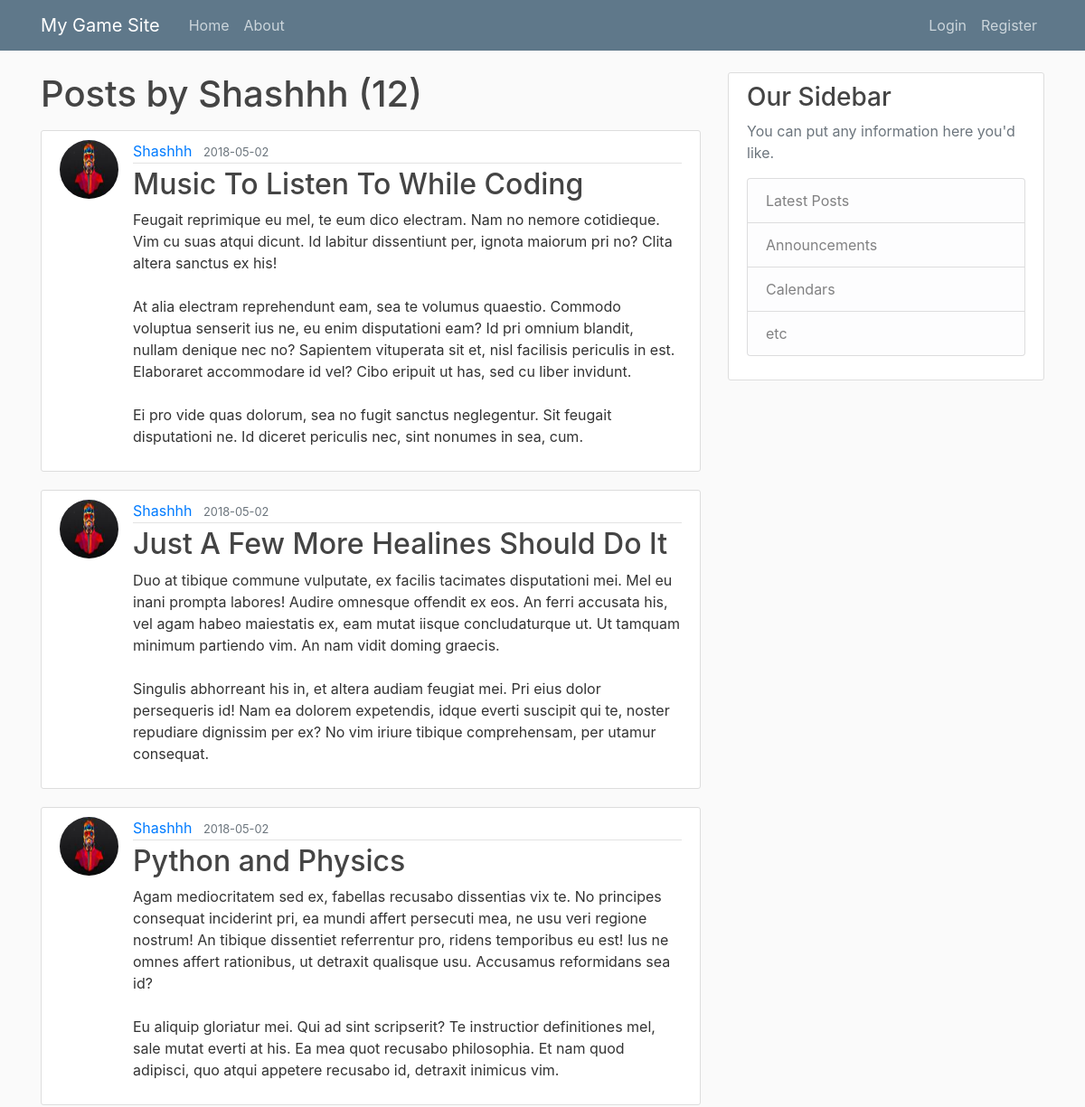
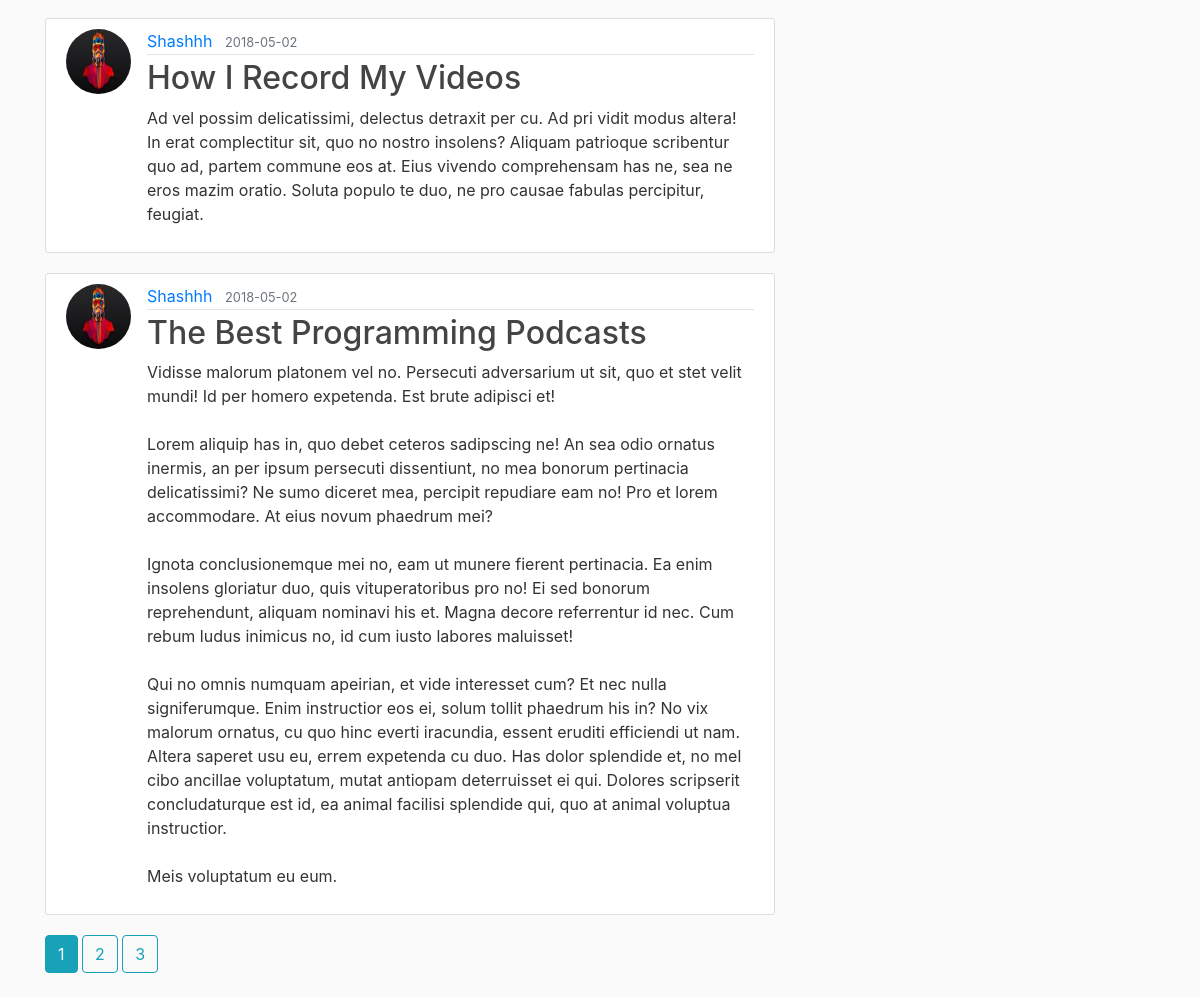
/user/Shashhh, run on the app's committed database (2 pictures, top to bottom).
### mygamesite/models.py (models this page shows, shortened)
class User(db.Model, UserMixin):
    id = db.Column(db.Integer, primary_key=True)
    username = db.Column(db.String(20), unique=True, nullable=False)
    email = db.Column(db.String(120), unique=True, nullable=False)
    image_file = db.Column(db.String(20), nullable=False, default='default.jpg')
    password = db.Column(db.String(60), nullable=False)
    posts = db.relationship('Post', backref='author', lazy=True)

class Post(db.Model):
    id = db.Column(db.Integer, primary_key=True)
    title = db.Column(db.String(100), nullable=False)
    date_posted = db.Column(db.DateTime, nullable=False, default=datetime.utcnow)
    content = db.Column(db.Text, nullable=False)
    user_id = db.Column(db.Integer, db.ForeignKey('user.id'), nullable=False)

### mygamesite/routes.py (the view)
@app.route("/user/<string:username>")
def user_posts(username):
    page = request.args.get('page', 1, type=int)
    user = User.query.filter_by(username=username).first_or_404()
    posts = Post.query.filter_by(author=user)\
        .order_by(Post.date_posted.desc())\
        .paginate(page=page, per_page=5)
    return render_template('user_posts.html', posts=posts, user=user)

### mygamesite/templates/user_posts.html
{% extends "layout.html" %}
{% block content %}
    <h1 class="mb-3">Posts by {{ user.username }} ({{ posts.total }})</h1>
    {% for post in posts.items %}
        <article class="media content-section">
          <img class="rounded-circle article-img" src="{{ url_for('static', filename='profile_pics/' + post.author.image_file) }}">
          <div class="media-body">
            <div class="article-metadata">
              <a class="mr-2" href="{{ url_for('user_posts', username=post.author.username) }}">{{ post.author.username }}</a>
              <small class="text-muted">{{ post.date_posted.strftime('%Y-%m-%d') }}</small>
            </div>
            <h2><a class="article-title" href="{{ url_for('post', post_id=post.id) }}">{{ post.title }}</a></h2>
            <p class="article-content">{{ post.content }}</p>
          </div>
        </article>
    {% endfor %}
    {% for page_num in posts.iter_pages(left_edge=1, right_edge=1, left_current=1, right_current=2) %}
      {% if page_num %}
        {% if posts.page == page_num %}
          <a class="btn btn-info mb-4" href="{{ url_for('user_posts', username=user.username, page=page_num) }}">{{ page_num }}</a>
        {% else %}
          <a class="btn btn-outline-info mb-4" href="{{ url_for('user_posts', username=user.username, page=page_num) }}">{{ page_num }}</a>
        {% endif %}
      {% else %}
        ...
      {% endif %}
    {% endfor %}
{% endblock content %}

### mygamesite/static/main.css (style rules this page uses)
body { background: #fafafa; color: #333333; margin-top: 5rem; }
h1, h2, h3, h4, h5, h6 { color: #444444; }
.content-section { background: #ffffff; padding: 10px 20px; border: 1px solid #dddddd; border-radius: 3px; margin-bottom: 20px; }
.article-title { color: #444444; }
.article-content { white-space: pre-line; }
.article-img { height: 65px; width: 65px; margin-right: 16px; }
.article-metadata { padding-bottom: 1px; margin-bottom: 4px; border-bottom: 1px solid #e3e3e3 }

### data on the page
User: username "Shashhh"
Post: image_file (picture), author.username "Shashhh", date_posted "2018-05-02", title "Music To Listen To While Coding", content "Feugait reprimique eu mel, te eum dico electram. Nam no nemore cotidieque. Vim cu suas atqui dicunt. Id labitur dissentiunt per, ignota maiorum pri no? Clita altera sanctus ex his! At alia electram reprehendunt eam, sea te volumus quaestio. Commodo voluptua senserit ius ne, eu enim disputationi eam? Id pri omnium blandit, nullam denique nec no? Sapientem vituperata sit et, nisl facilisis periculis in est. Elaboraret accommodare id vel? Cibo eripuit ut has, sed cu liber invidunt. Ei pro vide quas dolorum, sea no fugit sanctus neglegentur. Sit feugait disputationi ne. Id diceret periculis nec, sint nonumes in sea, cum."
Post: image_file (picture), author.username "Shashhh", date_posted "2018-05-02", title "Just A Few More Healines Should Do It", content "Duo at tibique commune vulputate, ex facilis tacimates disputationi mei. Mel eu inani prompta labores! Audire omnesque offendit ex eos. An ferri accusata his, vel agam habeo maiestatis ex, eam mutat iisque concludaturque ut. Ut tamquam minimum partiendo vim. An nam vidit doming graecis. Singulis abhorreant his in, et altera audiam feugiat mei. Pri eius dolor persequeris id! Nam ea dolorem expetendis, idque everti suscipit qui te, noster repudiare dignissim per ex? No vim iriure tibique comprehensam, per utamur consequat."
Post: image_file (picture), author.username "Shashhh", date_posted "2018-05-02", title "Python and Physics", content "Agam mediocritatem sed ex, fabellas recusabo dissentias vix te. No principes consequat inciderint pri, ea mundi affert persecuti mea, ne usu veri regione nostrum! An tibique dissentiet referrentur pro, ridens temporibus eu est! Ius ne omnes affert rationibus, ut detraxit qualisque usu. Accusamus reformidans sea id? Eu aliquip gloriatur mei. Qui ad sint scripserit? Te instructior definitiones mel, sale mutat everti at his. Ea mea quot recusabo philosophia. Et nam quod adipisci, quo atqui appetere recusabo id, detraxit inimicus vim."
Post: image_file (picture), author.username "Shashhh", date_posted "2018-05-02", title "How I Record My Videos", content "Ad vel possim delicatissimi, delectus detraxit per cu. Ad pri vidit modus altera! In erat complectitur sit, quo no nostro insolens? Aliquam patrioque scribentur quo ad, partem commune eos at. Eius vivendo comprehensam has ne, sea ne eros mazim oratio. Soluta populo te duo, ne pro causae fabulas percipitur, feugiat."
Post: image_file (picture), author.username "Shashhh", date_posted "2018-05-02", title "The Best Programming Podcasts", content "Vidisse malorum platonem vel no. Persecuti adversarium ut sit, quo et stet velit mundi! Id per homero expetenda. Est brute adipisci et! Lorem aliquip has in, quo debet ceteros sadipscing ne! An sea odio ornatus inermis, an per ipsum persecuti dissentiunt, no mea bonorum pertinacia delicatissimi? Ne sumo diceret mea, percipit repudiare eam no! Pro et lorem accommodare. At eius novum phaedrum mei? Ignota conclusionemque mei no, eam ut munere fierent pertinacia. Ea enim insolens gloriatur duo, quis vituperatoribus pro no! Ei sed bonorum reprehendunt, aliquam nominavi his et. Magna decore referrentur id nec. Cum rebum ludus inimicus no, id cum iusto labores maluisset! Qui no omnis numquam…"

### other printed values
{{ posts.total }} "12"
{{ page_num }} "1"
{{ page_num }} "2" "3"
